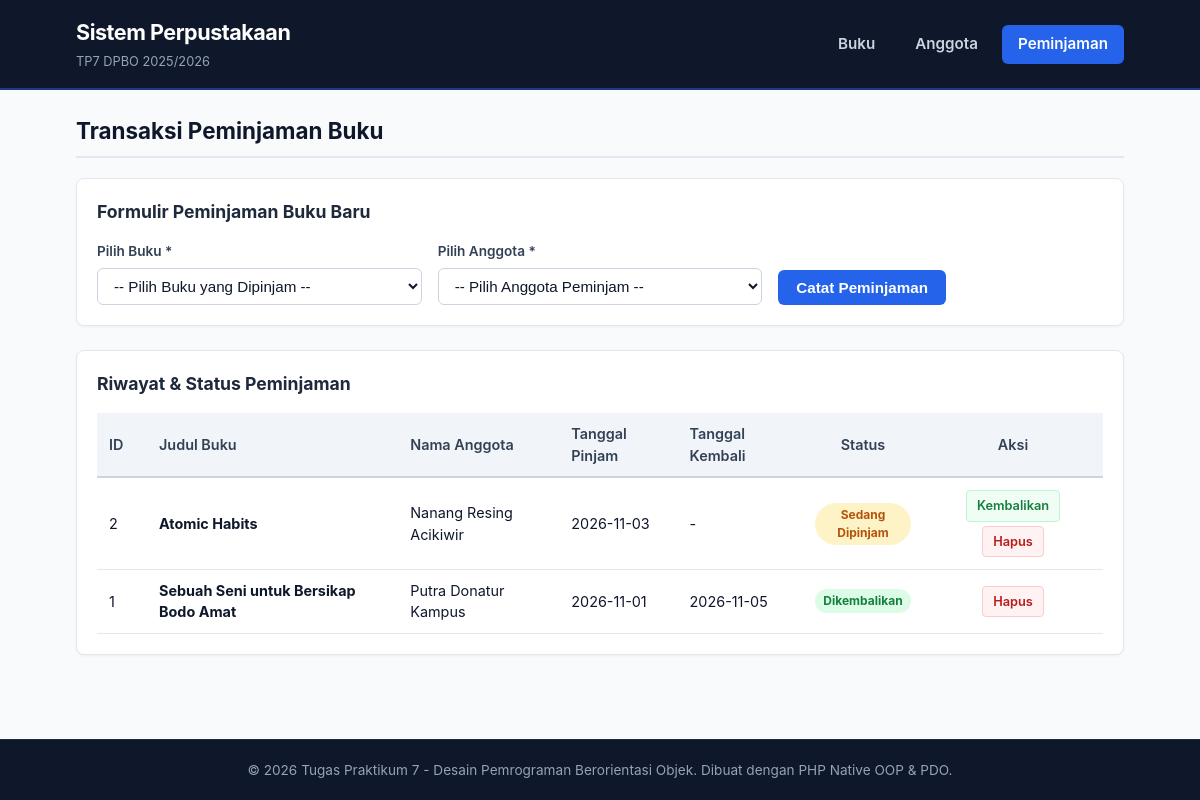
The app's page /index.php?page=loans with its own data.
### tables this page shows
CREATE TABLE IF NOT EXISTS loans (
    id INT AUTO_INCREMENT PRIMARY KEY,
    book_id INT NOT NULL,
    member_id INT NOT NULL,
    loan_date DATE NOT NULL,
    return_date DATE,
    FOREIGN KEY (book_id) REFERENCES books(id) ON DELETE CASCADE,
    FOREIGN KEY (member_id) REFERENCES members(id) ON DELETE CASCADE
);

CREATE TABLE IF NOT EXISTS books (
    id INT AUTO_INCREMENT PRIMARY KEY,
    title VARCHAR(255) NOT NULL,
    author VARCHAR(100) NOT NULL,
    isbn VARCHAR(13) UNIQUE,
    stock INT NOT NULL DEFAULT 0
);

CREATE TABLE IF NOT EXISTS members (
    id INT AUTO_INCREMENT PRIMARY KEY,
    name VARCHAR(100) NOT NULL,
    email VARCHAR(100) UNIQUE,
    phone VARCHAR(15)
);

### config/db.php (called while the page is built, shortened)
<?php
class Database {
    private $host = "localhost";
    private $username = "root";
    private $password = "";
    private $dbname = "db_library";
    public function __construct() {
        try {
            $this->conn = new PDO("mysql:host={$this->host};dbname={$this->dbname};charset=utf8mb4", $this->username, $this->password);
        } catch (PDOException $e) {
            die("Koneksi database gagal: " . $e->getMessage());
        }
    }
}
?>

### class/Loan.php (called while the page is built, shortened)
<?php
require_once __DIR__ . '/../config/db.php';
class Loan {
    private $db;
    public function __construct() {
        $this->db = (new Database())->conn;
    }
    public function getAllLoans() {
        $stmt = $this->db->prepare(
            "SELECT loans.*, books.title, members.name
             FROM loans
             JOIN books ON loans.book_id = books.id
             JOIN members ON loans.member_id = members.id
             ORDER BY loans.id DESC"
        );
        $stmt->execute();
        return $stmt->fetchAll();
    }
}
?>

### view/loans.php (the view, shortened to what this page needs)
<div class="page-header">
    <h2>Transaksi Peminjaman Buku</h2>
</div>
<div class="card form-card">
    <h3>Formulir Peminjaman Buku Baru</h3>
    <form method="POST" action="index.php?page=loans" class="grid-form">
        <div class="form-group">
            <label for="book_id">Pilih Buku *</label>
            <select id="book_id" name="book_id" required>
                <option value="">-- Pilih Buku yang Dipinjam --</option>
            </select>
        </div>
        <div class="form-group">
            <label for="member_id">Pilih Anggota *</label>
            <select id="member_id" name="member_id" required>
                <option value="">-- Pilih Anggota Peminjam --</option>
            </select>
        </div>
        <div class="form-actions">
            <button type="submit" name="borrow" class="btn btn-primary">Catat Peminjaman</button>
        </div>
    </form>
</div>
<div class="card table-card">
    <h3>Riwayat & Status Peminjaman</h3>
    <div class="table-responsive">
        <table>
            <thead>
                <tr>
                    <th style="width: 50px;">ID</th>
                    <th>Judul Buku</th>
                    <th>Nama Anggota</th>
                    <th>Tanggal Pinjam</th>
                    <th>Tanggal Kembali</th>
                    <th style="width: 120px; text-align: center;">Status</th>
                    <th style="width: 180px; text-align: center;">Aksi</th>
                </tr>
            </thead>
            <tbody>
                <?php
                $loansList = $loan->getAllLoans();
                if (empty($loansList)):
                ?>
                <tr>
                    <td colspan="7" class="text-center text-muted">Belum ada data peminjaman buku.</td>
                </tr>
                <?php else: ?>
                    <?php foreach ($loansList as $l): ?>
                    <tr>
                        <td><?= htmlspecialchars($l['id']) ?></td>
                        <td><strong><?= htmlspecialchars($l['title']) ?></strong></td>
                        <td><?= htmlspecialchars($l['name']) ?></td>
                        <td><?= htmlspecialchars($l['loan_date']) ?></td>
                        <td><?= htmlspecialchars($l['return_date'] ?? '-') ?></td>
                        <td style="text-align: center;">
                            <?php if (!empty($l['return_date'])): ?>
                                <span class="badge badge-success">Dikembalikan</span>
                            <?php else: ?>
                                <span class="badge badge-warning">Sedang Dipinjam</span>
                            <?php endif; ?>
                        </td>
                        <td style="text-align: center;">
                            <?php if (empty($l['return_date'])): ?>
                                <a href="index.php?page=loans&action=return&id=<?= $l['id'] ?>" class="btn-sm btn-return" onclick="return confirm('Konfirmasi pengembalian buku \'<?= htmlspecialchars(addslashes($l['title'])) ?>\'?');">Kembalikan</a>
                            <?php endif; ?>
                            <a href="index.php?page=loans&action=delete&id=<?= $l['id'] ?>" class="btn-sm btn-delete" onclick="return confirm('Apakah Anda yakin ingin menghapus data transaksi peminjaman ini?');">Hapus</a>
                        </td>
                    </tr>
                    <?php endforeach; ?>
                <?php endif; ?>
            </tbody>
        </table>
    </div>
</div>

### index.php (shortened to what this page needs)
<?php
require_once __DIR__ . '/class/Loan.php';
$loan = new Loan();
$page = $_GET['page'] ?? 'books';
?>
<!DOCTYPE html>
<html lang="id">
<head>
    <link rel="stylesheet" href="style.css">
</head>
<body>
    <?php include __DIR__ . '/view/header.php'; ?>
    <main class="container">
        <?php
        if ($page === 'members') {
            include __DIR__ . '/view/members.php';
        } elseif ($page === 'loans') {
            include __DIR__ . '/view/loans.php';
        } else {
            include __DIR__ . '/view/books.php';
        }
        ?>
    </main>
    <?php include __DIR__ . '/view/footer.php'; ?>
</body>
</html>

### view/header.php
<header class="site-header">
    <div class="header-inner container">
        <div class="brand">
            <h1>Sistem Perpustakaan</h1>
            <span class="subtitle">TP7 DPBO 2025/2026</span>
        </div>
        <nav class="nav-menu">
            <a href="index.php?page=books" class="<?= ($page === 'books') ? 'active' : '' ?>">Buku</a>
            <a href="index.php?page=members" class="<?= ($page === 'members') ? 'active' : '' ?>">Anggota</a>
            <a href="index.php?page=loans" class="<?= ($page === 'loans') ? 'active' : '' ?>">Peminjaman</a>
        </nav>
    </div>
</header>

### view/footer.php
<footer class="site-footer">
    <div class="container">
        <p>&copy; 2026 Tugas Praktikum 7 - Desain Pemrograman Berorientasi Objek. Dibuat dengan PHP Native OOP & PDO.</p>
    </div>
</footer>

### style.css (style rules this page uses)
:root { --bg-page: #f8fafc; --bg-card: #ffffff; --text-main: #0f172a; --text-muted: #64748b; --border-color: #cbd5e1; --border-light: #e2e8f0; --primary: #1e3a8a; --primary-hover: #1e40af; --secondary: #475569; --secondary-hover: #334155; --success: #15803d; --success-bg: #dcfce7; --warning: #b45309; --warning-bg: #fef3c7; --danger: #b91c1c; --danger-bg: #fee2e2; }
* { box-sizing: border-box; margin: 0; padding: 0; }
body { font-family: -apple-system, BlinkMacSystemFont, "Segoe UI", Roboto, Helvetica, Arial, sans-serif; background-color: var(--bg-page); color: var(--text-main); line-height: 1.5; min-height: 100vh; display: flex; flex-direction: column; }
.container { width: 100%; max-width: 1080px; margin: 0 auto; padding: 0 16px; }
.site-header { background-color: #0f172a; color: #ffffff; border-bottom: 2px solid var(--primary); }
.header-inner { display: flex; justify-content: space-between; align-items: center; padding: 16px; flex-wrap: wrap; gap: 12px; }
.brand h1 { font-size: 1.35rem; font-weight: 700; letter-spacing: -0.5px; }
.brand .subtitle { font-size: 0.8rem; color: #94a3b8; }
.nav-menu { display: flex; gap: 8px; }
.nav-menu a { color: #cbd5e1; text-decoration: none; font-size: 0.95rem; font-weight: 600; padding: 8px 16px; border-radius: 6px; transition: background-color 0.15s ease; }
.nav-menu a.active { background-color: #2563eb; color: #ffffff; }
main.container { flex: 1; padding-top: 24px; padding-bottom: 40px; }
.page-header { margin-bottom: 20px; }
.page-header h2 { font-size: 1.4rem; color: #0f172a; border-bottom: 2px solid var(--border-light); padding-bottom: 8px; }
.card { background-color: var(--bg-card); border: 1px solid var(--border-light); border-radius: 8px; padding: 20px; margin-bottom: 24px; box-shadow: 0 1px 3px rgba(0, 0, 0, 0.05); }
.card h3 { font-size: 1.1rem; margin-bottom: 16px; color: #1e293b; }
.grid-form { display: grid; grid-template-columns: repeat(auto-fit, minmax(240px, 1fr)); gap: 16px; align-items: flex-end; }
.form-group { display: flex; flex-direction: column; }
.form-group label { font-size: 0.85rem; font-weight: 600; color: #334155; margin-bottom: 6px; }
.form-group input, .form-group select { padding: 8px 12px; border: 1px solid var(--border-color); border-radius: 6px; font-size: 0.95rem; color: var(--text-main); background-color: #ffffff; }
.form-actions { display: flex; gap: 8px; align-items: center; }
.btn { display: inline-block; padding: 9px 18px; font-size: 0.95rem; font-weight: 600; text-align: center; text-decoration: none; border: none; border-radius: 6px; cursor: pointer; transition: background-color 0.15s ease; }
.btn-primary { background-color: #2563eb; color: #ffffff; }
.btn-sm { display: inline-block; padding: 5px 10px; font-size: 0.8rem; font-weight: 600; text-decoration: none; border-radius: 4px; margin: 2px; }
.btn-delete { background-color: #fef2f2; color: #b91c1c; border: 1px solid #fecaca; }
.btn-return { background-color: #f0fdf4; color: #15803d; border: 1px solid #bbf7d0; }
.table-responsive { overflow-x: auto; }
table { width: 100%; border-collapse: collapse; font-size: 0.9rem; text-align: left; }
thead { background-color: #f1f5f9; }
th { padding: 10px 12px; font-weight: 600; color: #334155; border-bottom: 2px solid var(--border-color); }
td { padding: 10px 12px; border-bottom: 1px solid var(--border-light); vertical-align: middle; }
.badge { display: inline-block; padding: 3px 8px; font-size: 0.75rem; font-weight: 700; border-radius: 9999px; text-align: center; }
.badge-success { background-color: var(--success-bg); color: var(--success); }
.badge-warning { background-color: var(--warning-bg); color: var(--warning); }
.site-footer { background-color: #0f172a; color: #94a3b8; text-align: center; padding: 20px 0; font-size: 0.85rem; border-top: 1px solid #1e293b; margin-top: auto; }

### records on screen
loans: id "2", book.title "Atomic Habits", member.name "Nanang Resing Acikiwir", loan_date "2026-11-03", return_date "-", shows "Sedang Dipinjam"
loans: id "1", book.title "Sebuah Seni untuk Bersikap Bodo Amat", member.name "Putra Donatur Kampus", loan_date "2026-11-01", return_date "2026-11-05", shows "Dikembalikan"
